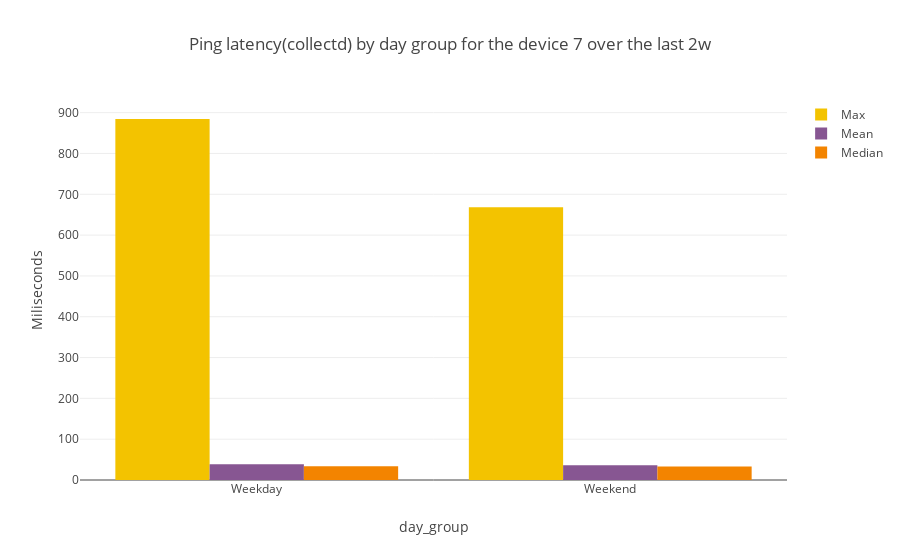

The code cell stored with this chart in its notebook:
### Code cell
device_number=7
subset=by_group_by_device_p1[by_group_by_device_p1["SK_PI"]==device_number]
combined_bar_plot_3traces(xvalues=subset["day_group"],
                         yvalues1=subset["max"],
                         yvalues2=subset["mean"],
                         yvalues3=subset["median"],
                         name1="Max",
                         name2="Mean",
                         name3="Median",
                         title="Ping latency(collectd) by day group for the device "+str(device_number)+" over the last "+time_interval,
                         xtitle="day_group",
                         stack=False)

### Figure 1 — Plotly figure (JSON) as saved in the notebook; plotly's stock layout.template omitted (floating-point values rounded to 4 significant figures)
{"data": [{"marker": {"color": "F3C300"}, "name": "Max", "type": "bar", "x": ["Weekday", "Weekend"], "y": [884.5, 668.0]}, {"marker": {"color": "875692"}, "name": "Mean", "type": "bar", "x": ["Weekday", "Weekend"], "y": [38.42, 35.86]}, {"marker": {"color": "F38400"}, "name": "Median", "type": "bar", "x": ["Weekday", "Weekend"], "y": [33.56, 33.18]}], "layout": {"title": "Ping latency(collectd) by day group for the device 7 over the last 2w", "xaxis": {"title": "day_group"}, "yaxis": {"title": "Miliseconds"}}}
